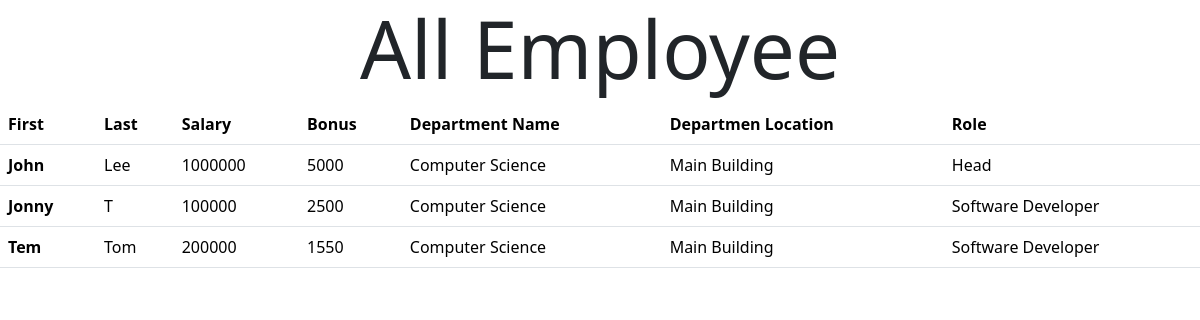
The page /all_emp on the database as committed earlier.
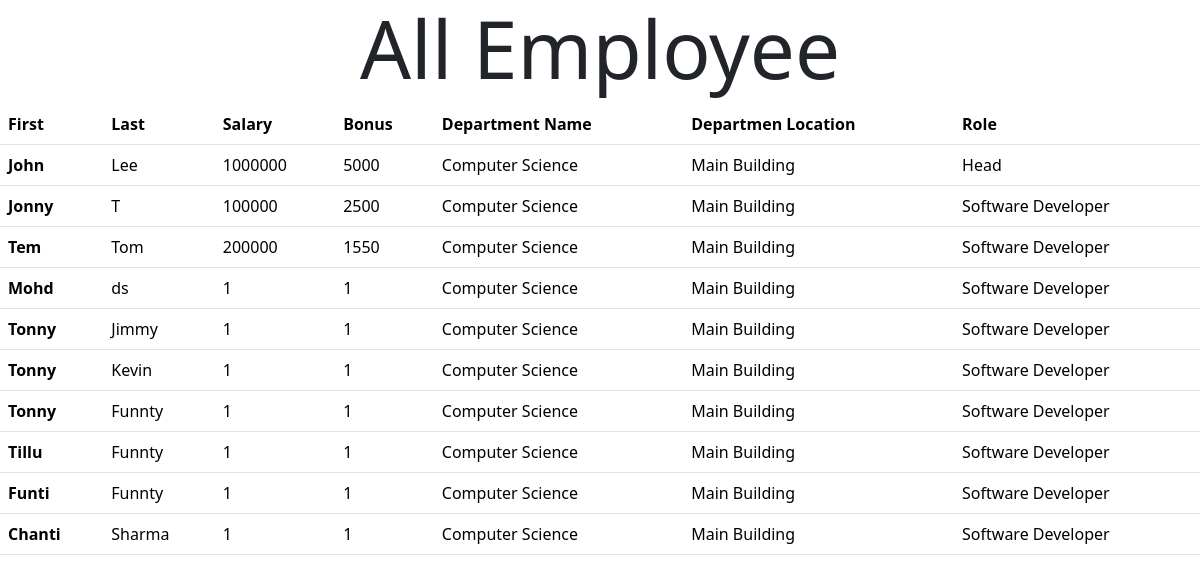
The same page on the database as committed later.
### EmpApp/models.py (models this page shows, shortened)
class Employee(models.Model):
    first_name = models.CharField(max_length=100, null=False)
    last_name = models.CharField(max_length=100)
    salary = models.IntegerField(default=0)
    bonus = models.IntegerField(default=0)
    dept = models.ForeignKey(Department, on_delete=models.CASCADE)
    role = models.ForeignKey(Role, on_delete=models.CASCADE)

class Department(models.Model):
    name = models.CharField(max_length=100, null=False)
    location = models.CharField(max_length=100)

class Role(models.Model):
    name = models.CharField(max_length=100, null=False)

### EmpApp/views.py (the view)
# urls.py: path('all_emp', views.all_emp, name='all_emp'),
def all_emp(request):
    return render(request, 'all_emp.html', context=fetch_all_emp())

### EmpApp/views.py (called while the page is built)
def fetch_all_emp(emps=None):
    if not emps:
        emps = Employee.objects.all()
    context = {
        'emps': emps
    }
    return context

### EmpApp/templates/all_emp.html (shortened to what this page needs)
<!DOCTYPE html>
<html lang="en">
<head>
    <link href="https://cdn.jsdelivr.net/npm/bootstrap@5.3.2/dist/css/bootstrap.min.css" rel="stylesheet"
>
</head>
<body>
    <h1 class="text-center display-1">All Employee</h1>
    <table class="table">
        <thead>
            <tr>
                <th scope="col">First</th>
                <th scope="col">Last</th>
                <th scope="col">Salary</th>
                <th scope="col">Bonus</th>
                <th scope="col">Department Name</th>
                <th scope="col">Departmen Location</th>
                <th scope="col">Role</th>
            </tr>
        </thead>
        <tbody>
            {% for emp in emps %}
            <tr>
                <th scope="row">{{emp.first_name}}</th>
                <td>{{emp.last_name}}</td>
                <td>{{emp.salary}}</td>
                <td>{{emp.bonus}}</td>
                <td>{{emp.dept.name}}</td>
                <td>{{emp.dept.location}}</td>
                <td>{{emp.role.name}}</td>
            </tr>
            {% endfor %}
        </tbody>
    </table>
</body>
</html>

Rows that differ between the two databases and show on the page:
added Employee: first_name "Mohd", last_name "ds", salary "1", bonus "1", dept.name "Computer Science", dept.location "Main Building", role.name "Software Developer"
added Employee: first_name "Tonny", last_name "Jimmy", salary "1", bonus "1", dept.name "Computer Science", dept.location "Main Building", role.name "Software Developer"
added Employee: first_name "Tonny", last_name "Kevin", salary "1", bonus "1", dept.name "Computer Science", dept.location "Main Building", role.name "Software Developer"
added Employee: first_name "Tonny", last_name "Funnty", salary "1", bonus "1", dept.name "Computer Science", dept.location "Main Building", role.name "Software Developer"
added Employee: first_name "Tillu", last_name "Funnty", salary "1", bonus "1", dept.name "Computer Science", dept.location "Main Building", role.name "Software Developer"
added Employee: first_name "Funti", last_name "Funnty", salary "1", bonus "1", dept.name "Computer Science", dept.location "Main Building", role.name "Software Developer"
added Employee: first_name "Chanti", last_name "Sharma", salary "1", bonus "1", dept.name "Computer Science", dept.location "Main Building", role.name "Software Developer"
